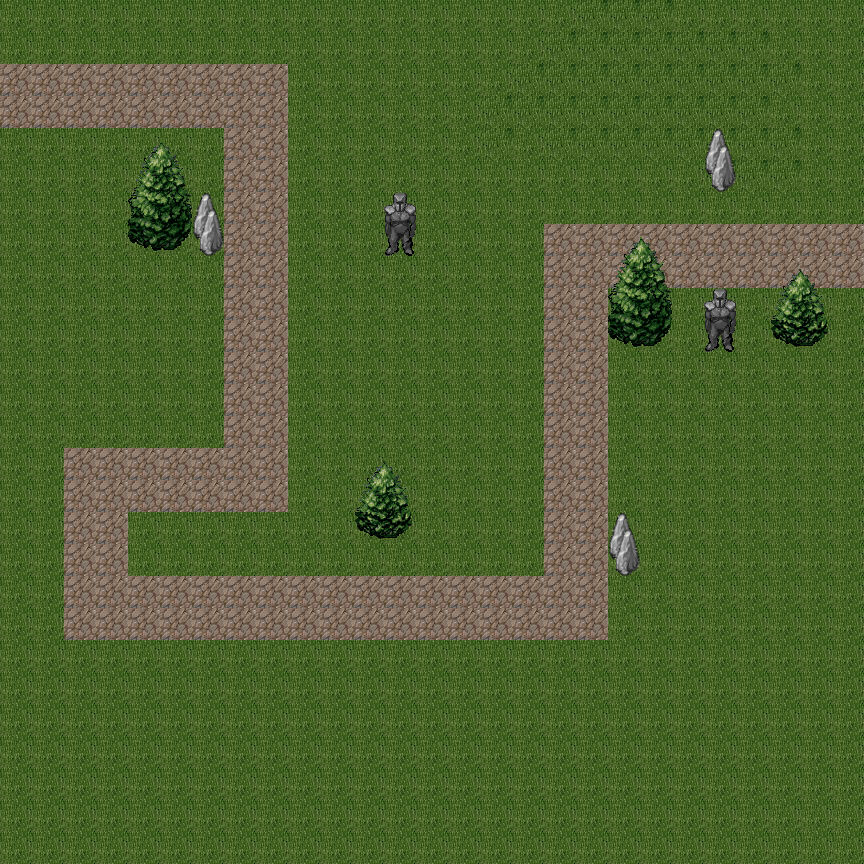

Rendered tile map (Tiled .tmx) drawn with the repository's tilesets; below, a short description and the full map source, tile grids included:
An orthogonal 27x27 tile map with 32x32 px tiles, 2 tile layers (Tile Layer 1, Tile Layer 2), 2 tilesets.

<map version="1.0" orientation="orthogonal" renderorder="right-down" width="27" height="27" tilewidth="32" tileheight="32" nextobjectid="1">
 <tileset firstgid="1" name="ExteriorTest-760306" tilewidth="32" tileheight="32" tilecount="300" columns="20">
  <image source="../Pictures/Uplay/ExteriorTest-760306.jpg" width="640" height="480" />
 </tileset>
 <tileset firstgid="301" name="tileset" tilewidth="32" tileheight="32" tilecount="256" columns="16">
  <image source="../Pictures/Uplay/tileset.png" width="512" height="512" />
 </tileset>
 <layer name="Tile Layer 1" width="27" height="27">
  <data encoding="csv">
124,124,124,124,124,124,124,124,124,124,124,124,124,124,124,124,124,124,246,246,246,124,124,124,124,124,124,
124,124,124,124,124,124,124,124,124,124,124,124,124,124,124,124,124,246,246,246,246,246,246,246,124,124,124,
203,203,203,203,203,203,203,203,203,124,124,124,124,124,124,124,246,246,246,246,246,246,246,246,246,124,124,
203,203,203,203,203,203,203,203,203,124,124,124,124,124,124,246,246,246,246,246,246,246,246,246,124,124,124,
124,124,124,124,124,124,124,203,203,124,124,124,124,124,124,246,124,246,246,246,246,246,246,246,246,124,124,
124,124,124,124,124,124,124,203,203,124,124,124,124,124,124,124,124,124,124,124,124,124,246,246,246,124,124,
124,124,124,124,124,124,124,203,203,124,124,124,124,124,124,124,124,124,124,124,124,124,124,124,124,124,124,
124,124,124,124,124,124,124,203,203,124,124,124,124,124,124,124,124,203,203,203,203,203,203,203,203,203,203,
124,124,124,124,124,124,124,203,203,124,124,124,124,124,124,124,124,203,203,203,203,203,203,203,203,203,203,
124,124,124,124,124,124,124,203,203,124,124,124,124,124,124,124,124,203,203,124,124,124,124,124,124,124,124,
124,124,124,124,124,124,124,203,203,124,124,124,124,124,124,124,124,203,203,124,124,124,124,124,124,124,124,
124,124,124,124,124,124,124,203,203,124,124,124,124,124,124,124,124,203,203,124,124,124,124,124,124,124,124,
124,124,124,124,124,124,124,203,203,124,124,124,124,124,124,124,124,203,203,124,124,124,124,124,124,124,124,
124,124,124,124,124,124,124,203,203,124,124,124,124,124,124,124,124,203,203,124,124,124,124,124,124,124,124,
124,124,203,203,203,203,203,203,203,124,124,124,124,124,124,124,124,203,203,124,124,124,124,124,124,124,124,
124,124,203,203,203,203,203,203,203,124,124,124,124,124,124,124,124,203,203,124,124,124,124,124,124,124,124,
124,124,203,203,124,124,124,124,124,124,124,124,124,124,124,124,124,203,203,124,124,124,124,124,124,124,124,
124,124,203,203,124,124,124,124,124,124,124,124,124,124,124,124,124,203,203,124,124,124,124,124,124,124,124,
124,124,203,203,203,203,203,203,203,203,203,203,203,203,203,203,203,203,203,124,124,124,124,124,124,124,124,
124,124,203,203,203,203,203,203,203,203,203,203,203,203,203,203,203,203,203,124,124,124,124,124,124,124,124,
124,124,124,124,124,124,124,124,124,124,124,124,124,124,124,124,124,124,124,124,124,124,124,124,124,124,124,
124,124,124,124,124,124,124,124,124,124,124,124,124,124,124,124,124,124,124,124,124,124,124,124,124,124,124,
124,124,124,124,124,124,124,124,124,124,124,124,124,124,124,124,124,124,124,124,124,124,124,124,124,124,124,
124,124,124,124,124,124,124,124,124,124,124,124,124,124,124,124,124,124,124,124,124,124,124,124,124,124,124,
124,124,124,124,124,124,124,124,124,124,124,124,124,124,124,124,124,124,124,124,124,124,124,124,124,124,124,
124,124,124,124,124,124,124,124,124,124,124,124,124,124,124,124,124,124,124,124,124,124,124,124,124,124,124,
124,124,124,124,124,124,124,124,124,124,124,124,124,124,124,124,124,124,124,124,124,124,124,124,124,124,124
</data>
 </layer>
 <layer name="Tile Layer 2" width="27" height="27">
  <data encoding="csv">
0,0,0,0,0,0,0,0,0,0,0,0,0,0,0,0,0,0,0,0,0,0,0,0,0,0,0,
0,0,0,0,0,0,0,0,0,0,0,0,0,0,0,0,0,0,0,0,0,0,0,0,0,0,0,
0,0,0,0,0,0,0,0,0,0,0,0,0,0,0,0,0,0,0,0,0,0,0,0,0,0,0,
0,0,0,0,0,0,0,0,0,0,0,0,0,0,0,0,0,0,0,0,0,0,0,0,0,0,0,
0,0,0,0,502,503,0,0,0,0,0,0,0,0,0,0,0,0,0,0,0,0,504,0,0,0,0,
0,0,0,0,518,519,0,0,0,0,0,0,0,0,0,0,0,0,0,0,0,0,520,0,0,0,0,
0,0,0,0,534,535,504,0,0,0,0,0,538,0,0,0,0,0,0,0,0,0,0,0,0,0,0,
0,0,0,0,550,551,520,0,0,0,0,0,554,0,0,0,0,0,0,502,503,0,0,0,0,0,0,
0,0,0,0,0,0,0,0,0,0,0,0,0,0,0,0,0,0,0,518,519,0,0,0,516,517,0,
0,0,0,0,0,0,0,0,0,0,0,0,0,0,0,0,0,0,0,534,535,0,538,0,532,533,0,
0,0,0,0,0,0,0,0,0,0,0,0,0,0,0,0,0,0,0,550,551,0,554,0,548,549,0,
0,0,0,0,0,0,0,0,0,0,0,0,0,0,0,0,0,0,0,0,0,0,0,0,0,0,0,
0,0,0,0,0,0,0,0,0,0,0,0,0,0,0,0,0,0,0,0,0,0,0,0,0,0,0,
0,0,0,0,0,0,0,0,0,0,0,0,0,0,0,0,0,0,0,0,0,0,0,0,0,0,0,
0,0,0,0,0,0,0,0,0,0,0,516,517,0,0,0,0,0,0,0,0,0,0,0,0,0,0,
0,0,0,0,0,0,0,0,0,0,0,532,533,0,0,0,0,0,0,0,0,0,0,0,0,0,0,
0,0,0,0,0,0,0,0,0,0,0,548,549,0,0,0,0,0,0,504,0,0,0,0,0,0,0,
0,0,0,0,0,0,0,0,0,0,0,0,0,0,0,0,0,0,0,520,0,0,0,0,0,0,0,
0,0,0,0,0,0,0,0,0,0,0,0,0,0,0,0,0,0,0,0,0,0,0,0,0,0,0,
0,0,0,0,0,0,0,0,0,0,0,0,0,0,0,0,0,0,0,0,0,0,0,0,0,0,0,
0,0,0,0,0,0,0,0,0,0,0,0,0,0,0,0,0,0,0,0,0,0,0,0,0,0,0,
0,0,0,0,0,0,0,0,0,0,0,0,0,0,0,0,0,0,0,0,0,0,0,0,0,0,0,
0,0,0,0,0,0,0,0,0,0,0,0,0,0,0,0,0,0,0,0,0,0,0,0,0,0,0,
0,0,0,0,0,0,0,0,0,0,0,0,0,0,0,0,0,0,0,0,0,0,0,0,0,0,0,
0,0,0,0,0,0,0,0,0,0,0,0,0,0,0,0,0,0,0,0,0,0,0,0,0,0,0,
0,0,0,0,0,0,0,0,0,0,0,0,0,0,0,0,0,0,0,0,0,0,0,0,0,0,0,
0,0,0,0,0,0,0,0,0,0,0,0,0,0,0,0,0,0,0,0,0,0,0,0,0,0,0
</data>
 </layer>
</map>
